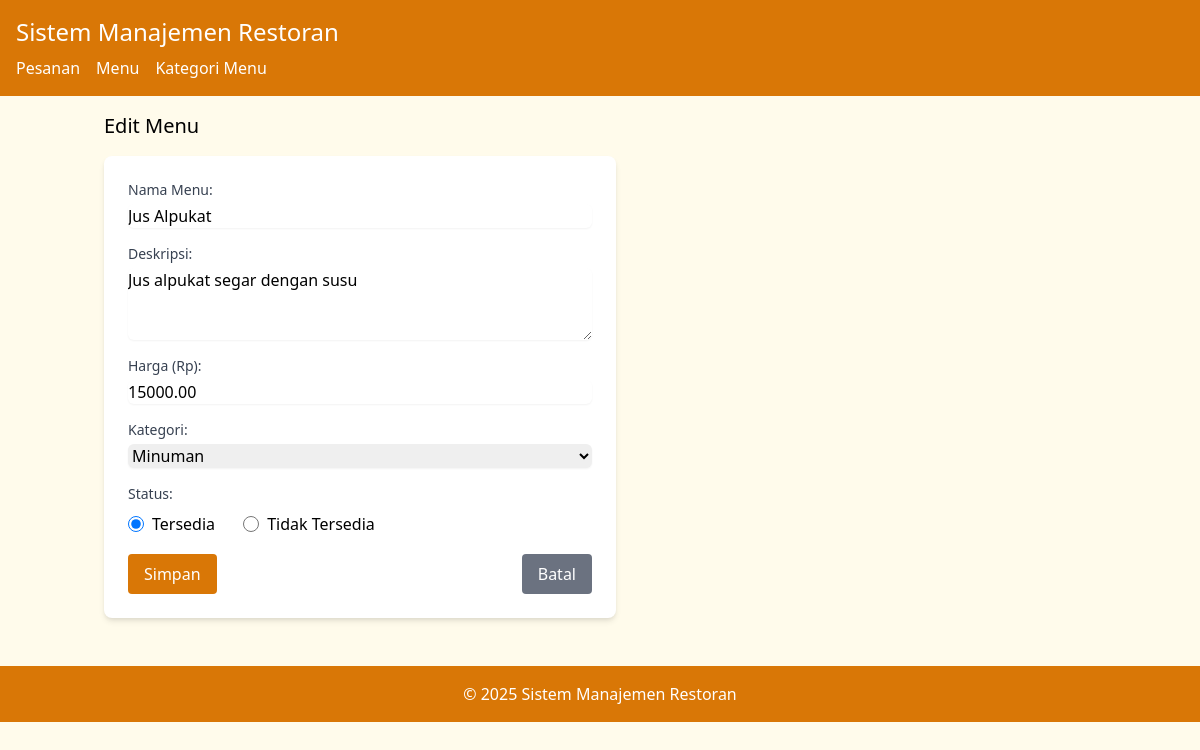
Page /index.php?entity=menu_item&action=edit&id=4 on the committed database.
### tables this page shows
CREATE TABLE menu_item (
    id INT AUTO_INCREMENT PRIMARY KEY,
    name VARCHAR(100) NOT NULL,
    description TEXT,
    price DECIMAL(10,2) NOT NULL,
    category_id INT NOT NULL,
    is_available BOOLEAN DEFAULT TRUE,
    FOREIGN KEY (category_id) REFERENCES menu_category(id)
);

CREATE TABLE menu_category (
    id INT AUTO_INCREMENT PRIMARY KEY,
    name VARCHAR(50) NOT NULL,
    description VARCHAR(255)
);

### model/MenuItem.php (called while the page is built, shortened)
<?php
require_once 'config/Database.php';
class MenuItem {
    private $conn;
    private $table = 'menu_item';
    public function __construct() {
        $database = new Database();
        $this->conn = $database->getConnection();
    }
    public function getById($id) {
        $query = "SELECT m.*, c.name as category_name
                FROM " . $this->table . " m
                JOIN menu_category c ON m.category_id = c.id
                WHERE m.id = :id";
        $stmt = $this->conn->prepare($query);
        $stmt->bindParam(':id', $id);
        $stmt->execute();
        return $stmt->fetch(PDO::FETCH_ASSOC);
    }
}
?>

### config/Database.php (called while the page is built, shortened)
<?php
class Database {
    private $host = "localhost";
    private $username = "root";
    private $password = "";
    private $database = "restaurant";
    private $port = 3307;
    public function __construct($port = 3307) {
        $this->port = $port;
    }
    public function getConnection() {
        $this->conn = null;
        try {
            $this->conn = new PDO(
                "mysql:host=" . $this->host . ";port=" . $this->port . ";dbname=" . $this->database,
                $this->username,
                $this->password
            );
            $this->conn->setAttribute(PDO::ATTR_ERRMODE, PDO::ERRMODE_EXCEPTION);
        } catch(PDOException $e) {
            echo "Connection error: " . $e->getMessage();
        }
        return $this->conn;
    }
}
?>

### model/MenuCategory.php (called while the page is built, shortened)
<?php
require_once 'config/Database.php';
class MenuCategory {
    private $conn;
    private $table = 'menu_category';
    public function __construct() {
        $database = new Database();
        $this->conn = $database->getConnection();
    }
    public function getAll() {
        $query = "SELECT * FROM " . $this->table;
        $stmt = $this->conn->prepare($query);
        $stmt->execute();
        return $stmt->fetchAll(PDO::FETCH_ASSOC);
    }
}
?>

### viewmodel/MenuItemViewModel.php (called while the page is built, shortened)
<?php
require_once 'model/MenuItem.php';
require_once 'model/MenuCategory.php';
class MenuItemViewModel {
    private $menuItem;
    private $menuCategory;
    public function __construct() {
        $this->menuItem = new MenuItem();
        $this->menuCategory = new MenuCategory();
    }
    public function getMenuItemById($id) {
        return $this->menuItem->getById($id);
    }
    public function getCategories() {
        return $this->menuCategory->getAll();
    }
}
?>

### views/menu_item_form.php (the view)
<?php
require_once 'views/template/header.php';
?>
<h2 class="text-xl mb-4"><?php echo isset($menuItem) ? 'Edit Menu' : 'Tambah Menu'; ?></h2>
<form action="index.php?entity=menu_item&action=<?php echo isset($menuItem) ? 'update&id=' . $menuItem['id'] : 'save'; ?>" method="POST" class="space-y-4 bg-white p-6 rounded-lg shadow-md max-w-lg">
    <div>
        <label class="block text-sm font-medium text-gray-700">Nama Menu:</label>
        <input type="text" name="name" value="<?php echo isset($menuItem) ? $menuItem['name'] : ''; ?>" class="mt-1 block w-full rounded-md border-gray-300 shadow-sm focus:border-yellow-500 focus:ring focus:ring-yellow-500 focus:ring-opacity-50" required>
    </div>
    <div>
        <label class="block text-sm font-medium text-gray-700">Deskripsi:</label>
        <textarea name="description" class="mt-1 block w-full rounded-md border-gray-300 shadow-sm focus:border-yellow-500 focus:ring focus:ring-yellow-500 focus:ring-opacity-50" rows="3"><?php echo isset($menuItem) ? $menuItem['description'] : ''; ?></textarea>
    </div>
    <div>
        <label class="block text-sm font-medium text-gray-700">Harga (Rp):</label>
        <input type="number" name="price" value="<?php echo isset($menuItem) ? $menuItem['price'] : ''; ?>" class="mt-1 block w-full rounded-md border-gray-300 shadow-sm focus:border-yellow-500 focus:ring focus:ring-yellow-500 focus:ring-opacity-50" required min="0" step="1000">
    </div>
    <div>
        <label class="block text-sm font-medium text-gray-700">Kategori:</label>
        <select name="category_id" class="mt-1 block w-full rounded-md border-gray-300 shadow-sm focus:border-yellow-500 focus:ring focus:ring-yellow-500 focus:ring-opacity-50" required>
            <?php foreach ($categories as $category): ?>
            <option value="<?php echo $category['id']; ?>" <?php echo isset($menuItem) && $menuItem['category_id'] == $category['id'] ? 'selected' : ''; ?>><?php echo $category['name']; ?></option>
            <?php endforeach; ?>
        </select>
    </div>
    <div>
        <label class="block text-sm font-medium text-gray-700">Status:</label>
        <div class="mt-2">
            <label class="inline-flex items-center">
                <input type="radio" name="is_available" value="1" class="focus:ring-yellow-500 h-4 w-4 text-yellow-600 border-gray-300" <?php echo !isset($menuItem) || $menuItem['is_available'] == 1 ? 'checked' : ''; ?>>
                <span class="ml-2">Tersedia</span>
            </label>
            <label class="inline-flex items-center ml-6">
                <input type="radio" name="is_available" value="0" class="focus:ring-yellow-500 h-4 w-4 text-yellow-600 border-gray-300" <?php echo isset($menuItem) && $menuItem['is_available'] == 0 ? 'checked' : ''; ?>>
                <span class="ml-2">Tidak Tersedia</span>
            </label>
        </div>
    </div>
    <div class="flex justify-between">
        <button type="submit" class="bg-yellow-600 text-white px-4 py-2 rounded hover:bg-yellow-700">Simpan</button>
        <a href="index.php?entity=menu_item" class="bg-gray-500 text-white px-4 py-2 rounded hover:bg-gray-600">Batal</a>
    </div>
</form>
<?php
require_once 'views/template/footer.php';
?>

### rows in the picture
menu_item: name "Jus Alpukat", description "Jus alpukat segar dengan susu", price "15000.00", category_id "Minuman", is_available "☑ Tersedia", is_available "☐ Tidak Tersedia"
